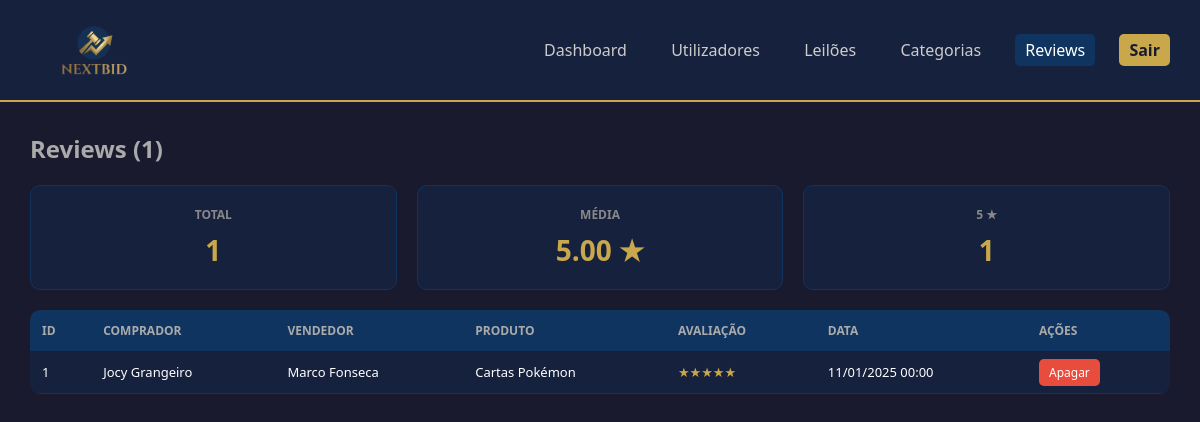
Screenshot of /backend/admin/reviews.php (signed in) with the database file from the repository.
### tables this page shows
create table review (
    rev_id               int not null auto_increment,
    rev_usr_id           int not null,
    rev_reviewed_usr_id  int not null,
    rev_prd_id           int not null,
    rev_rating           tinyint not null,
    rev_comment          text,
    rev_created_at       datetime not null default current_timestamp,
    primary key (rev_id),
    unique key uq_review_per_product (rev_usr_id, rev_prd_id),
    index idx_review_reviewed_usr_id (rev_reviewed_usr_id),
    constraint chk_review_rating check (rev_rating between 1 and 5)
);

create table userss (
    usr_id         int not null auto_increment,
    usr_name       varchar(80) not null,
    usr_email      varchar(120) not null,
    usr_password   varchar(200) not null,
    usr_gender     char(1) not null,
    usr_birthdate  date not null,
    usr_photo      varchar(255),
    usr_bio        text,
    usr_balance    decimal(10,2) not null default 0.00,
    usr_location   varchar(120),
    usr_xp         int not null default 0,
    usr_role       enum('admin','normaluser') not null default 'normaluser',
    usr_created_at datetime not null default current_timestamp,
    primary key (usr_id),
    unique key uq_userss_email (usr_email)
);

create table product (
    prd_id             int not null auto_increment,
    prd_name           varchar(120) not null,
    prd_description    text not null,
    prd_cat_id         int not null,
    prd_usr_id         int not null,
    prd_winner_usr_id  int,
    prd_condition      enum('new','like new','good','used') not null,
    prd_start_price    decimal(10,2) not null,
    prd_location       varchar(120),
    prd_latitude       decimal(10,7),
    prd_longitude      decimal(10,7),
    prd_status         enum('active','ended','sold','expired') not null default 'active',
    prd_ends_at        datetime not null,
    prd_created_at     datetime not null default current_timestamp,
    primary key (prd_id)
);

### backend/admin/reviews.php (the view, shortened to what this page needs)
<?php
require_once '../config/db.php';
$reviews = $pdo->query("
    SELECT r.rev_id, r.rev_rating, r.rev_created_at,
           buyer.usr_name AS buyer_name,
           seller.usr_name AS seller_name,
           p.prd_name
    FROM review r
    INNER JOIN userss buyer ON r.rev_usr_id = buyer.usr_id
    INNER JOIN userss seller ON r.rev_reviewed_usr_id = seller.usr_id
    INNER JOIN product p ON r.rev_prd_id = p.prd_id
    ORDER BY r.rev_created_at DESC
")->fetchAll();
$avgRating = $pdo->query("SELECT ROUND(AVG(rev_rating), 2) FROM review")->fetchColumn();
$totalReviews = count($reviews);
$distribution = $pdo->query("SELECT rev_rating, COUNT(*) as total FROM review GROUP BY rev_rating ORDER BY rev_rating DESC")->fetchAll();
?>
<!DOCTYPE html>
<html lang="pt">
<head>
    <link rel="stylesheet" href="_admin.css">
</head>
<body>
    <div class="navbar">
        <img src="../../frontend/img/logo-NextBid.png" alt="NextBid" class="logo" style="height: 70px; mix-blend-mode: lighten;">
        <div>
            <a href="dashboard.php">Dashboard</a>
            <a href="users.php">Utilizadores</a>
            <a href="auctions.php">Leilões</a>
            <a href="categories.php">Categorias</a>
            <a href="reviews.php" class="active">Reviews</a>
            <a href="logout.php" class="logout">Sair</a>
        </div>
    </div>
    <div class="container">
        <h2>Reviews (<?= $totalReviews ?>)</h2>
        <div class="stats">
            <div class="stat-card"><h3>Total</h3><p><?= $totalReviews ?></p></div>
            <div class="stat-card"><h3>Média</h3><p><?= $avgRating ?: '0' ?> ★</p></div>
            <?php foreach ($distribution as $d): ?>
            <div class="stat-card"><h3><?= $d['rev_rating'] ?> ★</h3><p><?= $d['total'] ?></p></div>
            <?php endforeach; ?>
        </div>
        <table>
            <thead><tr><th>ID</th><th>Comprador</th><th>Vendedor</th><th>Produto</th><th>Avaliação</th><th>Data</th><th>Ações</th></tr></thead>
            <tbody>
                <?php foreach ($reviews as $r): ?>
                <tr>
                    <td><?= $r['rev_id'] ?></td>
                    <td><?= htmlspecialchars($r['buyer_name']) ?></td>
                    <td><?= htmlspecialchars($r['seller_name']) ?></td>
                    <td><?= htmlspecialchars($r['prd_name']) ?></td>
                    <td class="stars"><?= str_repeat('★', $r['rev_rating']) . str_repeat('☆', 5 - $r['rev_rating']) ?></td>
                    <td><?= date('d/m/Y H:i', strtotime($r['rev_created_at'])) ?></td>
                    <td><a href="?delete=<?= $r['rev_id'] ?>" class="btn btn-danger" onclick="return confirm('Apagar review?')">Apagar</a></td>
                </tr>
                <?php endforeach; ?>
            </tbody>
        </table>
    </div>
</body>
</html>

### backend/admin/_admin.css (style rules this page uses)
* { margin: 0; padding: 0; box-sizing: border-box; }
body { font-family: 'Segoe UI', Arial, sans-serif; background: #1a1a2e; color: white; }
.navbar { background: #16213e; padding: 15px 30px; display: flex; justify-content: space-between; align-items: center; border-bottom: 2px solid #C9A84C; }
.navbar a { color: #ccc; text-decoration: none; margin-left: 20px; padding: 5px 10px; border-radius: 5px; transition: all 0.2s; }
.navbar a:hover, .navbar a.active { color: white; background: #0f3460; }
.container { padding: 30px; max-width: 1400px; margin: 0 auto; }
h2 { margin-bottom: 20px; color: #aaa; }
table { width: 100%; border-collapse: collapse; background: #16213e; border-radius: 10px; overflow: hidden; }
th { background: #0f3460; padding: 12px; text-align: left; color: #aaa; font-size: 12px; text-transform: uppercase; }
td { padding: 12px; border-bottom: 1px solid #0f3460; font-size: 13px; }
.btn { padding: 5px 10px; border-radius: 5px; text-decoration: none; font-size: 12px; margin-right: 3px; }
.btn-danger { background: #e74c3c; color: white; }
.logout { background: #C9A84C; padding: 8px 15px; border-radius: 5px; color: #1a1a2e !important; font-weight: bold; }

### backend/admin/reviews.php (style rules this page uses)
.container { max-width: 1200px; }
.stats { display: flex; gap: 20px; margin-bottom: 20px; }
.stat-card { background: #16213e; padding: 20px; border-radius: 10px; text-align: center; flex: 1; border: 1px solid #0f3460; }
.stat-card h3 { font-size: 12px; color: #888; text-transform: uppercase; margin-bottom: 8px; }
.stat-card p { font-size: 28px; color: #C9A84C; font-weight: bold; }
.stars { color: #C9A84C; }

### rows the page displays
review: rev_id "1", rev_usr.usr_name "Jocy Grangeiro", rev_reviewed_usr.usr_name "Marco Fonseca", rev_prd.prd_name "Cartas Pokémon", rev_rating "★★★★★", rev_created_at "11/01/2025 00:00"

### other values shown
$totalReviews "1"
$avgRating ?: '0' "5.00"
$d['rev_rating'] "5"
$d['total'] "1"
